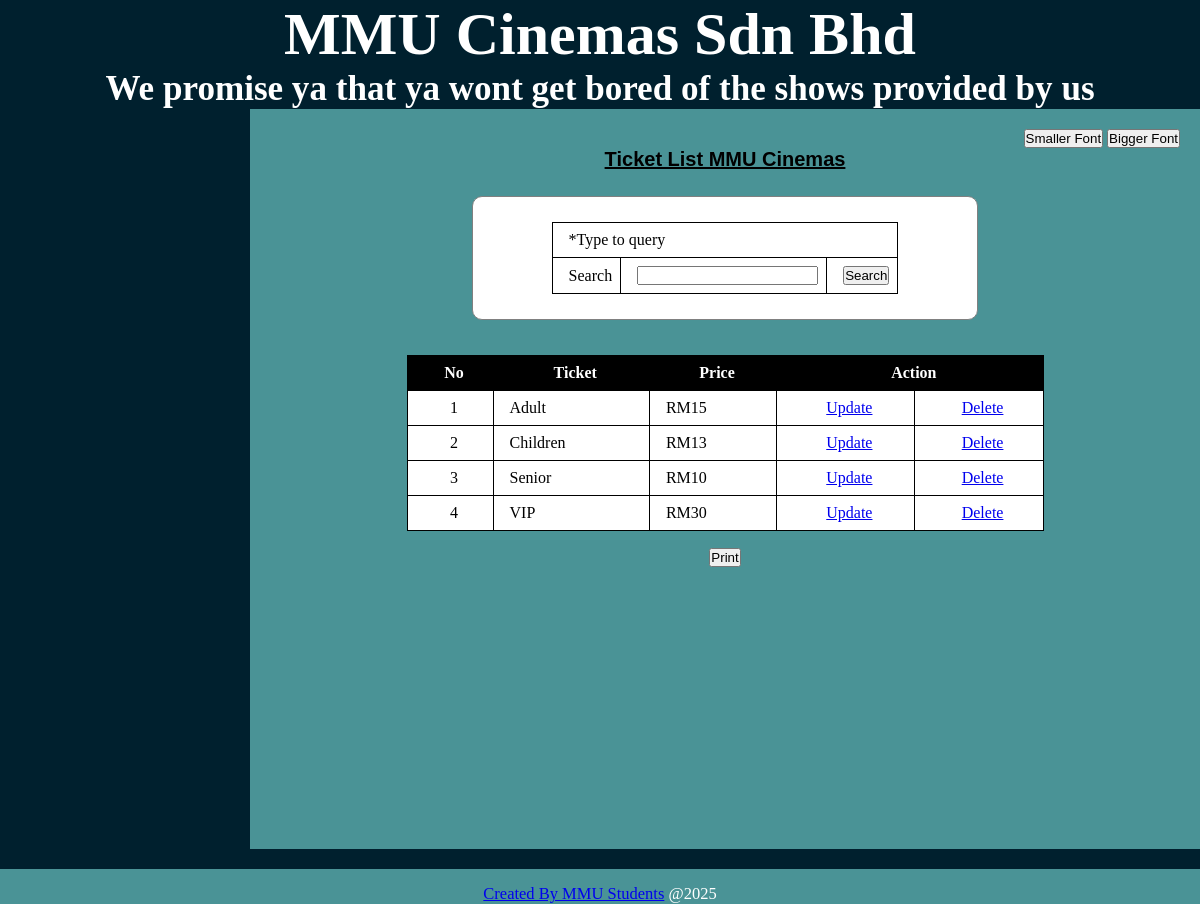
/ticket_list.php (signed in), run on the app's committed database.
### tables this page shows
CREATE TABLE `ticket` (
  `ticketID` int(5) NOT NULL,
  `ticket` varchar(15) DEFAULT NULL,
  `price` float(5,2) DEFAULT NULL
);

### ticket_list.php (the view, shortened to what this page needs)
<!DOCTYPE html>
<html>
<head>
    <link rel="stylesheet" type="text/css" href="style2.css">
</head>
<body>
<div id="wrapper">
    <div id="header">
        <?php include('header.php');?>
    </div>
    <div id="menu">
            <?php include('menu.php');?>
    </div>
    <div id="main">
        <p align="right">
            <button onclick="resizeFont(-1)">Smaller Font</button>
            <button onclick="resizeFont(1)">Bigger Font</button>
        </p>
        <center>
        <h1>Ticket List MMU Cinemas</h1>
            <form id="borang" action="" method="POST" style="background-color: white; color:black">
            <table border="1" style="background-color: white; color:black">
            <tr>
            <td colspan="3">*Type to query</td>
                </tr>
                <tr>
                    <td>Search</td>
                    <td><input type="text" name="query" required autofocus /></td>
                    <td><input type="submit" name="submit" value="Search"></td>
                </tr>
                </table>
            </form>
        <table border="1" style="background-color: white; color:black">
            <tr>
                <th>No</th>
                <th>Ticket</th>
                <th>Price</th>
                <th colspan="2">Action</th>
            </tr>
            <?php
            require_once("connection.php");
            $query = isset($_POST['query']) ? $_POST['query'] : '';
            if ($query) {
                $stmt = $conn->prepare("SELECT * FROM ticket WHERE ticket LIKE ? ORDER BY ticket ASC");
                $searchQuery = "%" . $query . "%";
                $stmt->bind_param("s", $searchQuery);
            } else {
                $stmt = $conn->prepare("SELECT * FROM ticket ORDER BY ticket ASC");
            }
            if ($stmt->execute()) {
                $result = $stmt->get_result();
                $no = 1;
                if ($result->num_rows > 0) {
                    while ($row = $result->fetch_assoc()) {
            ?>
                        <tr>
                            <td align="center"> <?php echo $no++; ?> </td>
                            <td> <?php echo $row['ticket'] ?> </td>
                            <td> RM<?php echo $row['price'] ?> </td>
                            <td align="center"><a href="ticket_update.php?ticketID=<?php echo $row['ticketID']; ?>"> Update</a></td>
                            <td align="center"><a href="ticket_delete.php?ticketID=<?php echo $row['ticketID']; ?>" onclick="return checkdelete()"> Delete</a></td>
                        </tr>
            <?php
                    }
                } else {
                    echo "<tr><td colspan='5' align='center'>No results found</td></tr>";
                }
            } else {
                echo "Error executing query: " . $stmt->error;
            }
            ?>
        </table>
        </center>
        <h2 align="center">
            <input type="submit" name="print" value="Print" onclick="printContent('main')">
        </h2>
    </div>
    <div id="footer">
        <?php include('footer.php');?>
    </div>
</div>
</body>
</html>

### style2.css (style rules this page uses)
* { margin: 0; padding: 0; }
body { font-family: cursive; color: white; background-color: #00202e; }
#header { font-family: "brody", regular; font-weight: normal; font-size: 30px; text-align: center; background-color: #00202e; }
#footer { margin-top: 20px; height: 25px auto; text-align: center; padding-top: 15px; width: 100%; background-color: #4a9396; font-size: 16.5px; margin-bottom: 0px; }
#menu { padding-top: 15px; float: left; width:250px; height:730px; background-color: #00202e; border-radius: 0px 0px 0px 0px; margin-bottom: -100px; overflow-x: hidden; }
#main { height: 700px; background-color: #4a9396; min-height: 650px auto; float:inline; width: 96.8% auto; padding: 20px; overflow: auto; }
#main table { width: 70%; border-collapse: collapse; margin: 10px auto; border-color: black; text-indent: 8px; }
#main table { text-decoration: none; }
#main table th { background-color: black; color: #fff; font-size: 16px; padding:8px 8px; }
#main table td { padding:8px 8px; }
#main table tr { color: black; }
#borang { background-color: #f2f2f2; padding: 15px; margin: 25px; width: 52%; border: 1px solid grey; border-radius: 10px; margin-bottom: 35px; }
#main h1 { font-size:20px; text-decoration-line: underline; font-family: 'Franklin Gothic Medium', 'Arial Narrow', Arial, sans-serif; color: black; }

### data on the page
ticket: ticket "Adult", price "15"
ticket: ticket "Children", price "13"
ticket: ticket "Senior", price "10"
ticket: ticket "VIP", price "30"
